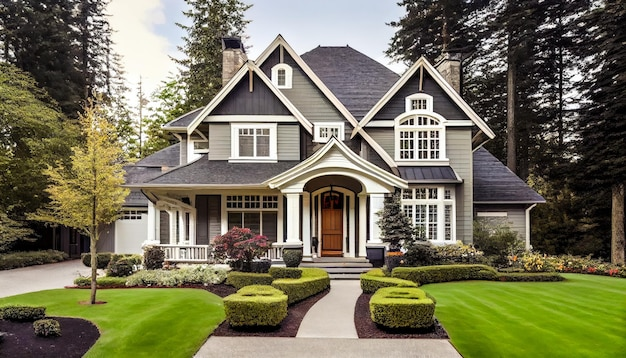
#> input picture Datasets/home.jpg, 626 x 358 px, found by its file name
$ jupyter execute 8_harris_corner_detection.ipynb
#> lines starting #> are read from the running program, lines starting #| are printed output that depends on the picture
<a href="https://colab.research.google.com/github/shrutin11/Deep-Learning-and-Computer-Vision-Lab/blob/main/8_harris_corner_detection.ipynb" target="_parent"></a>

[cell 1]
import numpy as np
import cv2
from google.colab.patches import cv2_imshow
from google.colab import files

# Upload image
uploaded = files.upload()
#> the answer given: home.jpg
img_path = list(uploaded.keys())[0]

# Kernel operation using input operator of size 3*3
def GetSobel(image, Sobel, width, height):
    # Initialize the matrix
    I_d = np.zeros((width, height), np.float32)

    # For every pixel in the image
    for rows in range(width):
        for cols in range(height):
            # Run the Sobel kernel for each pixel
            if rows >= 1 or rows <= width-2 and cols >= 1 or cols <= height-2:
                for ind in range(3):
                    for ite in range(3):
                        I_d[rows][cols] += Sobel[ind][ite] * image[rows - ind - 1][cols - ite - 1]
            else:
                I_d[rows][cols] = image[rows][cols]

    return I_d

# Method implements the Harris Corner Detection algorithm
def HarrisCornerDetection(image):

    # The two Sobel operators - for x and y direction
    SobelX = np.array([[-1, 0, 1], [-2, 0, 2], [-1, 0, 1]])
    SobelY = np.array([[-1, -2, -1], [0, 0, 0], [1, 2, 1]])

    w, h = image.shape

    # X and Y derivative of image using Sobel operator
    ImgX = GetSobel(image, SobelX, w, h)
    ImgY = GetSobel(image, SobelY, w, h)

    # Eliminate the negative values
    for ind1 in range(w):
        for ind2 in range(h):
            if ImgY[ind1][ind2] < 0:
                ImgY[ind1][ind2] *= -1
            if ImgX[ind1][ind2] < 0:
                ImgX[ind1][ind2] *= -1

    # Display the output results after Sobel operations
    print("SobelX:\n")
    cv2_imshow(ImgX)
    print("SobelY:\n")
    cv2_imshow(ImgY)

    ImgX_2 = np.square(ImgX)
    ImgY_2 = np.square(ImgY)

    ImgXY = np.multiply(ImgX, ImgY)
    ImgYX = np.multiply(ImgY, ImgX)

    # Use Gaussian Blur
    Sigma = 1.4
    kernelsize = (3, 3)

    ImgX_2 = cv2.GaussianBlur(ImgX_2, kernelsize, Sigma)
    ImgY_2 = cv2.GaussianBlur(ImgY_2, kernelsize, Sigma)
    ImgXY = cv2.GaussianBlur(ImgXY, kernelsize, Sigma)
    ImgYX = cv2.GaussianBlur(ImgYX, kernelsize, Sigma)
    print(ImgXY.shape, ImgYX.shape)

    alpha = 0.06
    R = np.zeros((w, h), np.float32)
    # For every pixel find the corner strength
    for row in range(w):
        for col in range(h):
            M_bar = np.array([[ImgX_2[row][col], ImgXY[row][col]], [ImgYX[row][col], ImgY_2[row][col]]])
            R[row][col] = np.linalg.det(M_bar) - (alpha * np.square(np.trace(M_bar)))
    return R

#### Main Program ####

# Read the uploaded image
testimage = cv2.imread(img_path, cv2.IMREAD_GRAYSCALE)
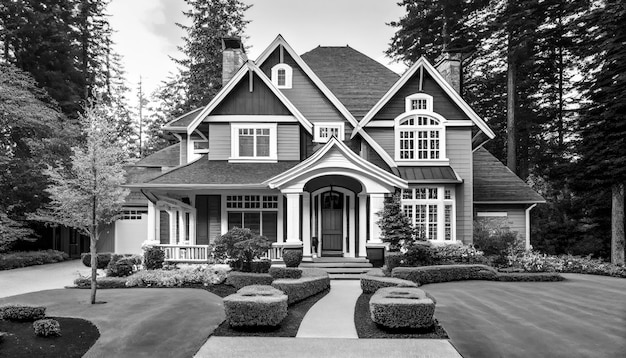
#> testimage: shape (358, 626); min 0, max 255, mean 112.5
w, h = testimage.shape
#> w = 358; h = 626

# Convert image to color to draw colored circles on it
bgr = cv2.cvtColor(testimage, cv2.COLOR_GRAY2RGB)

# Corner detection
R = HarrisCornerDetection(testimage)
#> after the loop in GetSobel, `for rows in range(width):`:
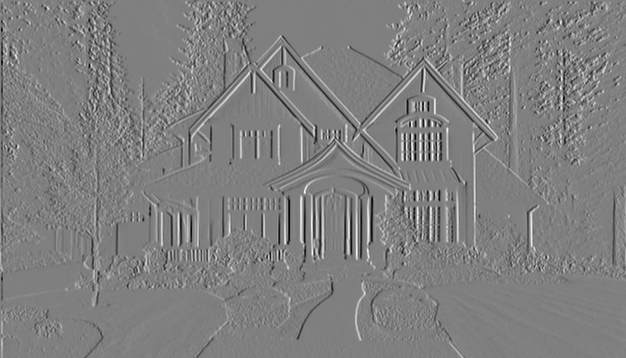
#> I_d: shape (358, 626) float32; min -1008, max 1002, mean 0; drawn with min black and max white
#> call 2 of GetSobel, with Sobel = array of shape (3, 3), width = 358, height = 626
#> after the loop in GetSobel (call 2), `for rows in range(width):`:
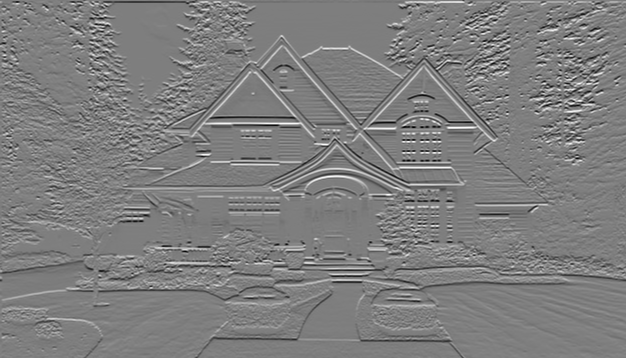
#> I_d: shape (358, 626) float32; min -996, max 1009, mean 0; drawn with min black and max white
#> after the loop in HarrisCornerDetection, `for ind1 in range(w):`:
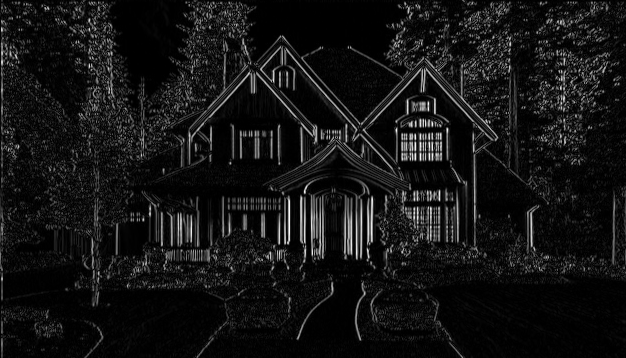
#> ImgX: shape (358, 626) float32; min 0, max 1008, mean 80.8; drawn with min black and max white
#> after the loop in HarrisCornerDetection, `for ind1 in range(w):`:
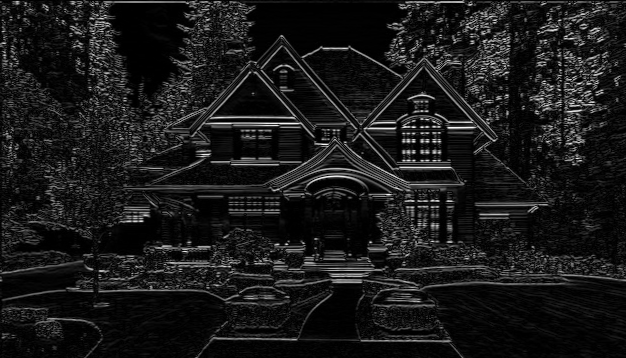
#> ImgY: shape (358, 626) float32; min 0, max 1009, mean 102.6; drawn with min black and max white
#> in HarrisCornerDetection, `ImgX_2 = cv2.GaussianBlur(ImgX_2, kernelsize, Sigma)`:
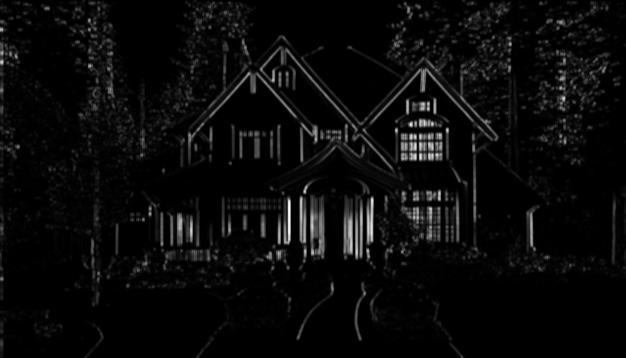
#> ImgX_2: shape (358, 626) float32; min 0, max 542606.3, mean 22572.8; drawn with min black and max white
#> in HarrisCornerDetection, `ImgY_2 = cv2.GaussianBlur(ImgY_2, kernelsize, Sigma)`:
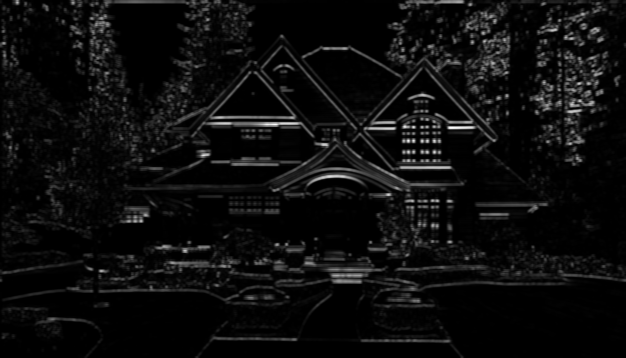
#> ImgY_2: shape (358, 626) float32; min 0, max 544695.8, mean 29387.2; drawn with min black and max white
#> in HarrisCornerDetection, `ImgXY = cv2.GaussianBlur(ImgXY, kernelsize, Sigma)`:
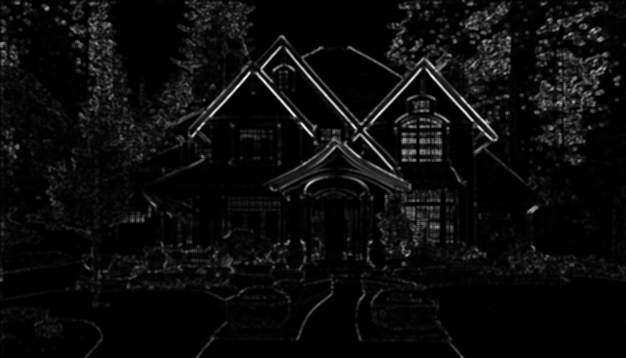
#> ImgXY: shape (358, 626) float32; min 0, max 260951.5, mean 12542.7; drawn with min black and max white
#| (358, 626) (358, 626)
#> after the loop in HarrisCornerDetection, `for row in range(w):`:
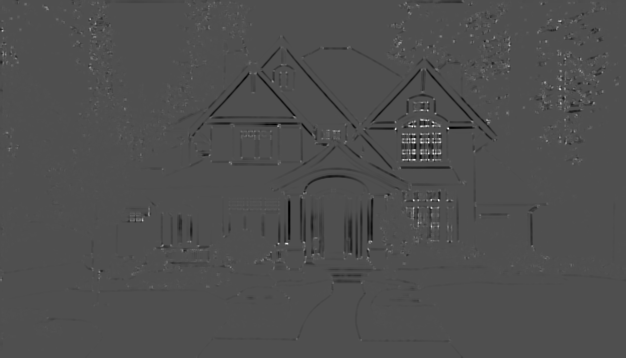
#> R: shape (358, 626) float32; min -1.77e+10, max 3.88e+10, mean -135113488; drawn with min black and max white

# Empirical Parameter
CornerStrengthThreshold = 600000

# Plot detected corners on image
radius = 2
color = (0, 255, 0)  # Green
thickness = 4

PointList = []
# Look for Corner strengths above the threshold
for row in range(w):
    for col in range(h):
        if R[row][col] > CornerStrengthThreshold:
            max = R[row][col]

            # Local non-maxima suppression
            skip = False
            for nrow in range(5):
                for ncol in range(5):
                    if row + nrow - 2 < w and col + ncol - 2 < h:
                        if R[row + nrow - 2][col + ncol - 2] > max:
                            skip = True
                            break

            if not skip:
                # Point is expressed in x, y which is col, row
                cv2.circle(bgr, (col, row), radius, color, thickness)
                PointList.append((row, col))
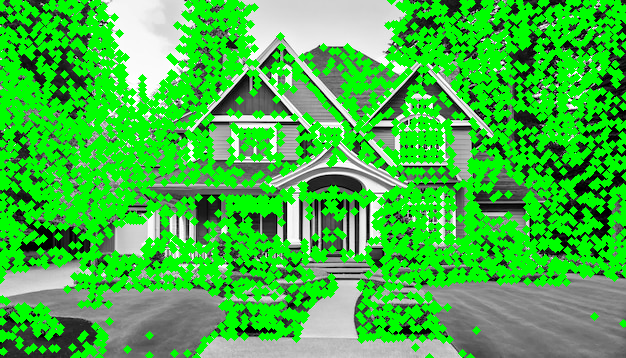
#> bgr: shape (358, 626, 3); mean B, G, R 66.4, 186.6, 66.4
#> after the loop, PointList = 3187 pairs, first value 0 to 357, second value 0 to 625

# Display image indicating corners and save it
print("Corners:\n")
cv2_imshow(bgr)
outname = "Output_" + str(CornerStrengthThreshold) + ".png"
cv2.imwrite(outname, bgr)
#> Out = True
